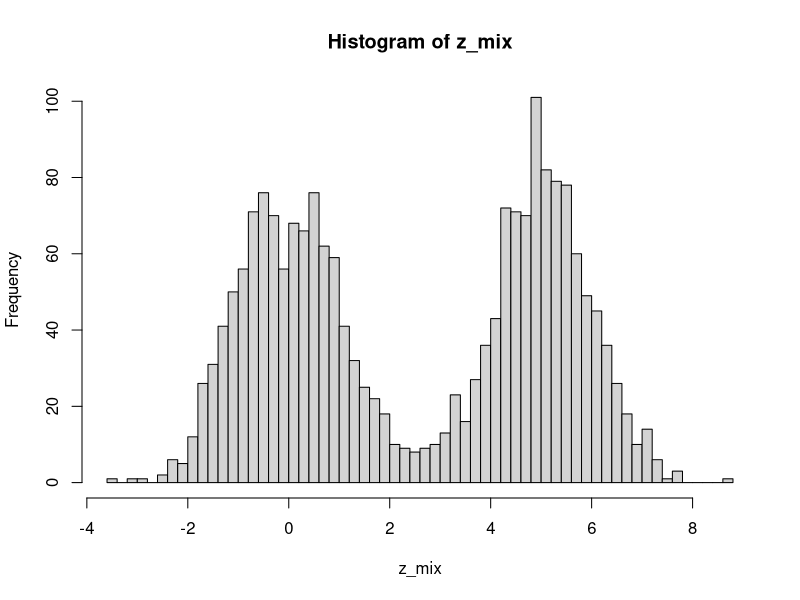
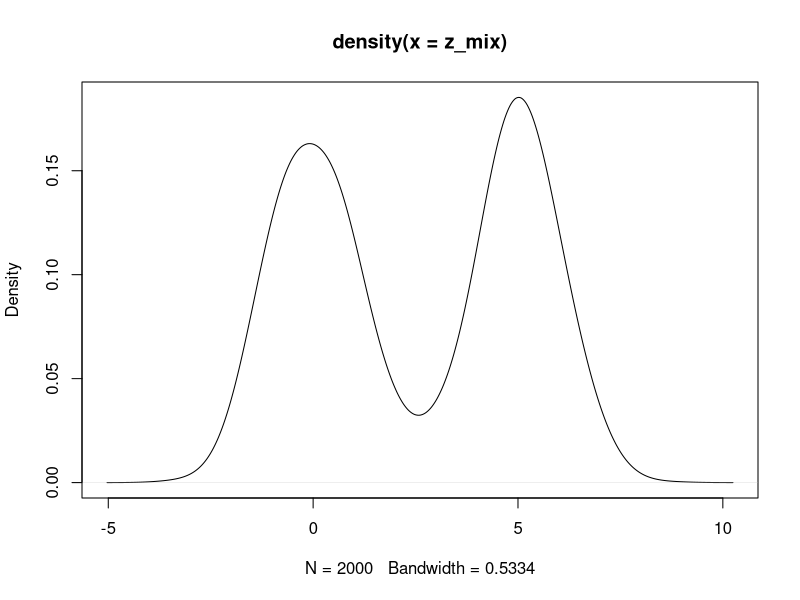
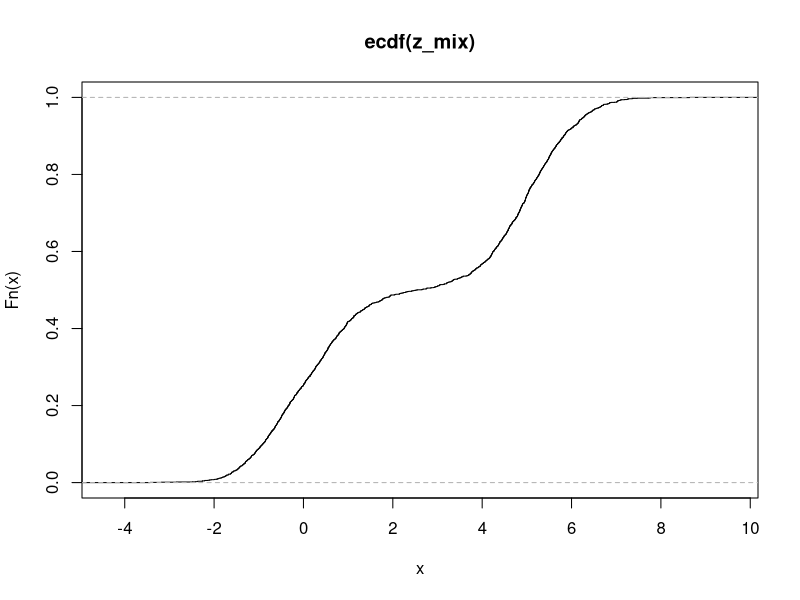
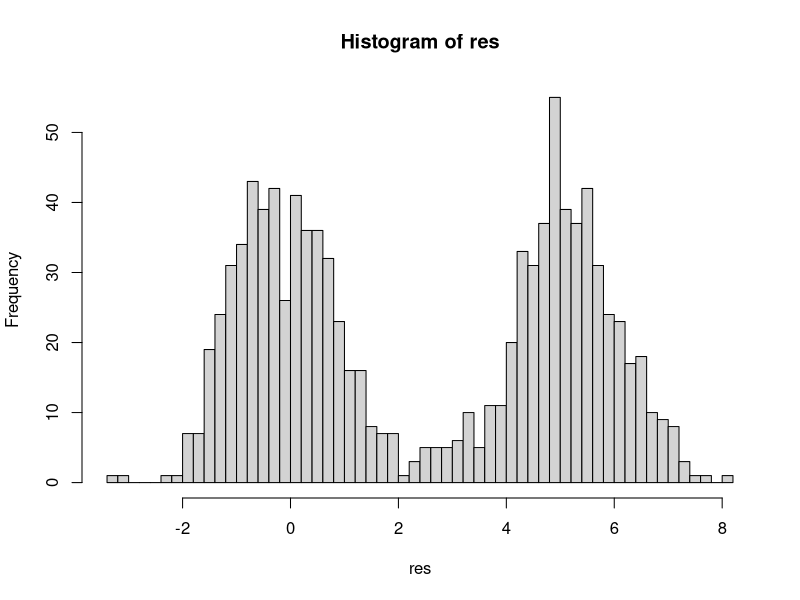
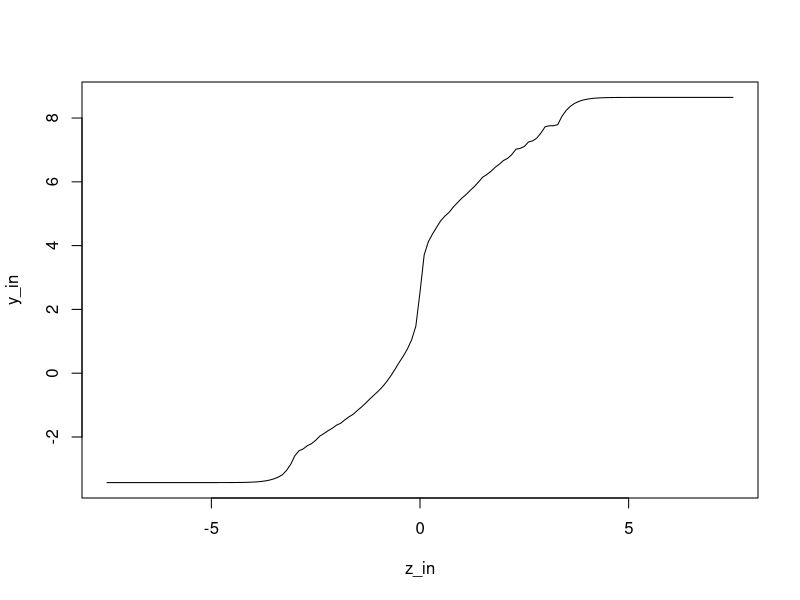
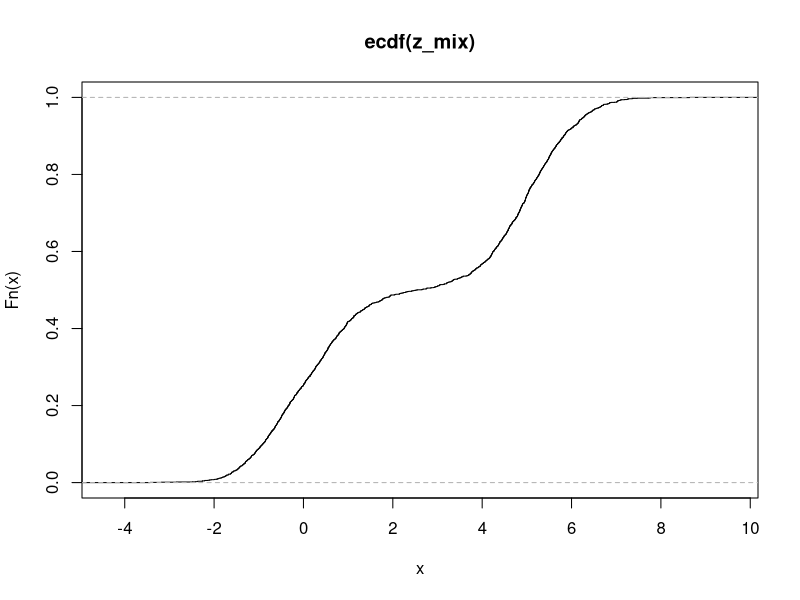
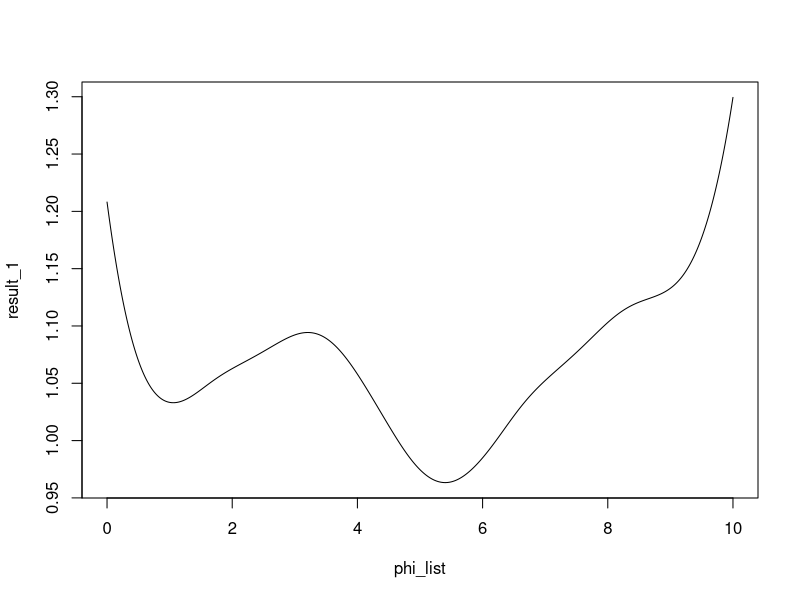
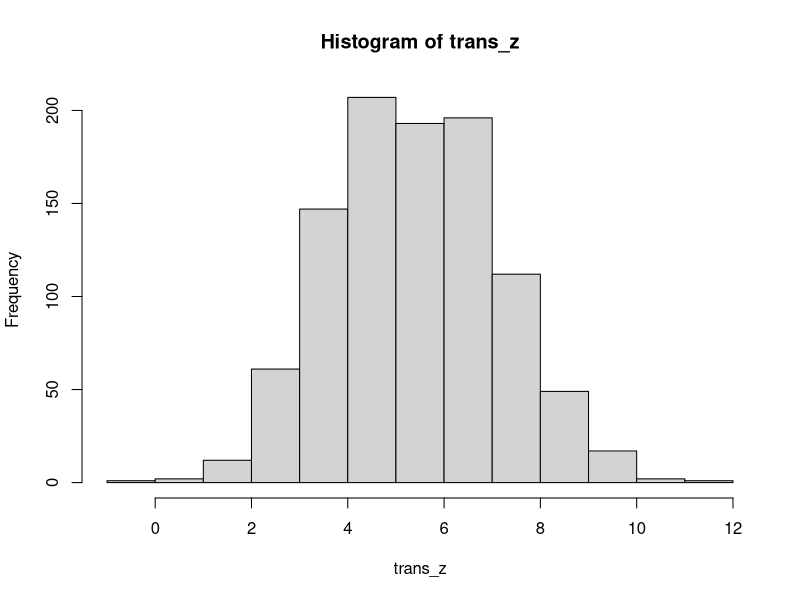

R code for these plots, in order:
## ---- chunk 1
knitr::opts_chunk$set(echo = TRUE)
## ---- chunk 2
set.seed(525)

n <- 1000
z1 <- rnorm(n, mean = 0, sd = 1)
z2 <- rnorm(n, mean = 5, sd = 1)
z3 <- rnorm(n, mean = 6.5, sd = 1)

z_mix <- c(z1, z2)
## ---- chunk 3
hist(z_mix, breaks = 60)
## ---- chunk 4
mean(z_mix)
## ---- chunk 5
sd(z_mix)
## ---- chunk 6
std_norm <- rnorm(n = 1000)
## ---- chunk 7
library(FNN)
library(tidyverse)
KL.divergence(rnorm(1000, mean = 0, sd = 1),
              rnorm(1000, mean = 1, sd = 1),
              k=100) %>% mean()
## ---- chunk 8
dnorm(0)

## ---- chunk 9
x <- 0
1/(sqrt(2*pi)*1)*exp(-1/(2*1)*(x-0)^2)
## ---- chunk 10
x <- 0
(1/3)*dnorm(x, mean = 0, sd = 1) + (1/3)*dnorm(x, mean = 5, sd = 1) + (1/3)*dnorm(x, mean = 10, sd = 1)
## ---- chunk 11
get_post <- function(x){
  (1/3)*dnorm(x, mean = 0, sd = 1) +
    (1/3)*dnorm(x, mean = 5, sd = 1) + 
    (1/3)*dnorm(x, mean = 10, sd = 1)
}
## ---- chunk 12
get_post(0)
## ---- chunk 13
pnorm(0)
## ---- chunk 14
qnorm(0.5)
## ---- chunk 15
get_post_cdf <- function(x){
  (1/3)*pnorm(x, mean = 0, sd = 1) +
    (1/3)*pnorm(x, mean = 5, sd = 1) + 
    (1/3)*pnorm(x, mean = 10, sd = 1)
}
## ---- chunk 16
get_post_cdf(x = 5)
## ---- chunk 17
get_post_cdf_inv <- function(x){
  (1/3)*qnorm(x, mean = 0, sd = 1) +
    (1/3)*qnorm(x, mean = 5, sd = 1) + 
    (1/3)*qnorm(x, mean = 10, sd = 1)
}
## ---- chunk 18
get_post_cdf_inv(0.5)
## ---- chunk 19
plot(density(z_mix))
## ---- chunk 20
plot(ecdf(z_mix))
## ---- chunk 21
quantile(z_mix, 0.3)
## ---- chunk 22
t(0.7)
## ---- chunk 23
set.seed(525)

n <- 1000
z <- rnorm(n)
## ---- chunk 24
temp_t_fun <- function(z){
  quantile = pnorm(z)
  result = quantile(z_mix, quantile)
  result
}
## ---- chunk 25
res <- temp_t_fun(z)
## ---- chunk 26
hist(res, breaks = 60)
## ---- chunk 27
z_in <- seq(from = -7.5, to = 7.5, by = 0.1)
y_in <- temp_t_fun(z_in)

plot(x = z_in, y = y_in, type = "l")
## ---- chunk 28
plot(ecdf(z_mix))
## ---- chunk 29
set.seed(525)

n <- 1000
z <- rnorm(n)

t_fun <- function(z, phi){
  sqrt(36/13)*z + phi
}

get_Exp_post <- function(phi_in){

  mean(log( sqrt(13/36) * dnorm(z) ) -
       log( get_post(t_fun(z, phi = phi_in) ) )
       )
}

## ---- chunk 30
get_Exp_post(phi_in = 5.3)
## ---- chunk 31
library(tidyverse)
## ---- chunk 32
phi_list <- seq(from = 0, to = 10, by = 0.01)

result_1 <- map_dbl(phi_list, ~get_Exp_post(.x))

plot(x = phi_list, y = result_1, type = "l")
## ---- chunk 33
phi_list[which.min(result_1)]
## ---- chunk 34
trans_z <- t_fun(z, phi = 5.4)
## ---- chunk 35
hist(trans_z)
## ---- chunk 36
library(MASS)
library(mvtnorm)
## ---- chunk 37
set.seed(525)
sample_size <- 1000                                       
mean_z1 <- c(10, 5)                                   
cov_z1 <- matrix(c(1, 0, 0, 1), ncol = 2)
mean_z2 <- c(20, 10)
mean_z3 <- c(17.5, 0)
  
z1 <- rmvnorm(n = sample_size,
              mean = mean_z1,
              sigma = cov_z1)

z2 <- rmvnorm(n = sample_size,
              mean = mean_z2,
              sigma = cov_z1)

z3 <- rmvnorm(n = sample_size,
              mean = mean_z3,
              sigma = cov_z1)

z_all <- rbind(z1, z2, z3)

head(z_all)
## ---- chunk 38
plot(x = z_all[,1], y = z_all[,2])
## ---- chunk 39

get_post_2d <- function(z){
  (1/3)*dmvnorm(z, mean = mean_z1, sigma = cov_z1) +
    (1/3)*dmvnorm(z, mean = mean_z2, sigma = cov_z1) + 
    (1/3)*dmvnorm(z, mean = mean_z3, sigma = cov_z1)
}

## ---- chunk 40
z_all[1,]
## ---- chunk 41
c(10.431526, 3.930934)
## ---- chunk 42
get_post_2d(z_all[1,])
## ---- chunk 43
set.seed(525)

n <- 1000
z <- rmvnorm(n = n,
              mean = c(0,0),
              sigma = cov_z1)

t_fun <- function(z, phi){
  sqrt(36/13)*z + phi
}

get_Exp_post_2d <- function(phi_in){

  mean(log( sqrt(13/36) * dmvnorm(z) ) -
       log( get_post_2d(t_fun(z, phi = phi_in) ) )
       )
}

## ---- chunk 44
z %>% head()
## ---- chunk 45
t_fun(z, phi = 5) %>% head()
## ---- chunk 46
dmvnorm(z[1,])
## ---- chunk 47
dmvnorm(c(0,0))
## ---- chunk 48
dmvnorm(c(17.9690,-0.5707), mean = c(17.5, 0), sigma = cov_z1)/3 +
dmvnorm(c(17.9690,-0.5707), mean = c(10, 5), sigma = cov_z1)/3 +
dmvnorm(c(17.9690,-0.5707), mean = c(20, 10), sigma = cov_z1)/3
## ---- chunk 49
dnorm(x=-0.1062, mean = 10, sd = 1)
## ---- chunk 50
log( sqrt(13/36) * dmvnorm(z) ) %>% head()
## ---- chunk 51
get_Exp_post_2d(phi_in = 3)
## ---- chunk 52
phi_list <- seq(from = 0, to = 10, by = 0.01)

result_1 <- map_dbl(phi_list, ~get_Exp_post_2d(.x))

plot(x = phi_list, y = result_1, type = "l")
## ---- chunk 53
z<- rnorm(1000)

mean(log(1/1*dnorm(z)) - log(dnorm(z, mean = 10)))
## ---- chunk 54
1*-1.0730+0.9352+-1.5875
## ---- chunk 55
1.6648^2
## ---- chunk 56
dnorm(0.0375, mean = 1, sd = 1)
## ---- chunk 57
dnorm(11.4323, mean = 1, sd = 1)
